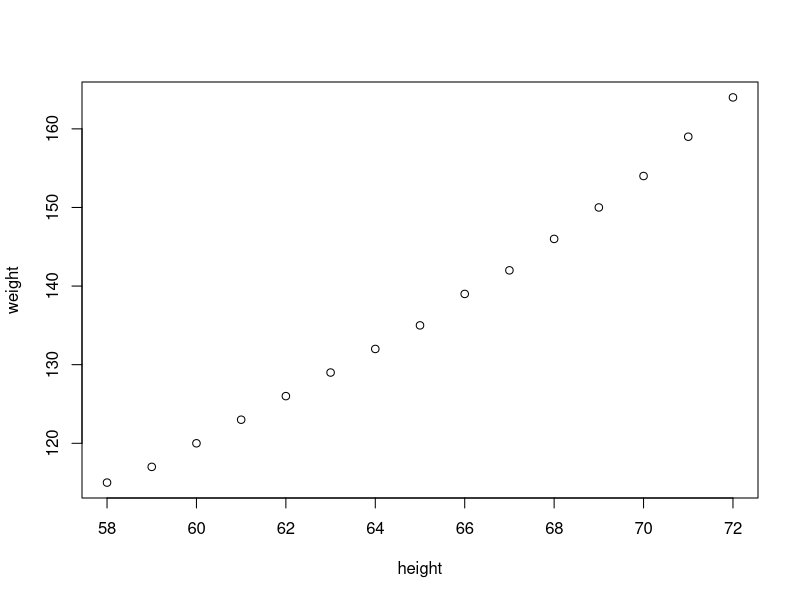
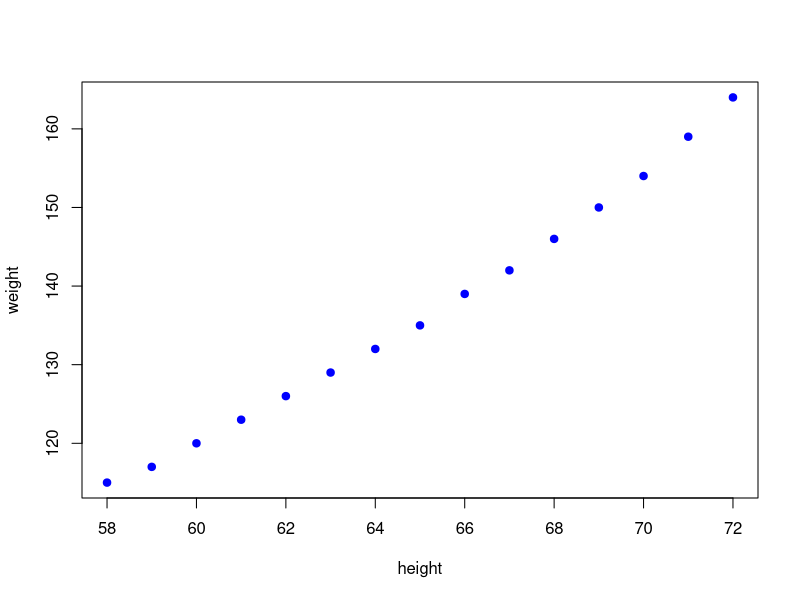
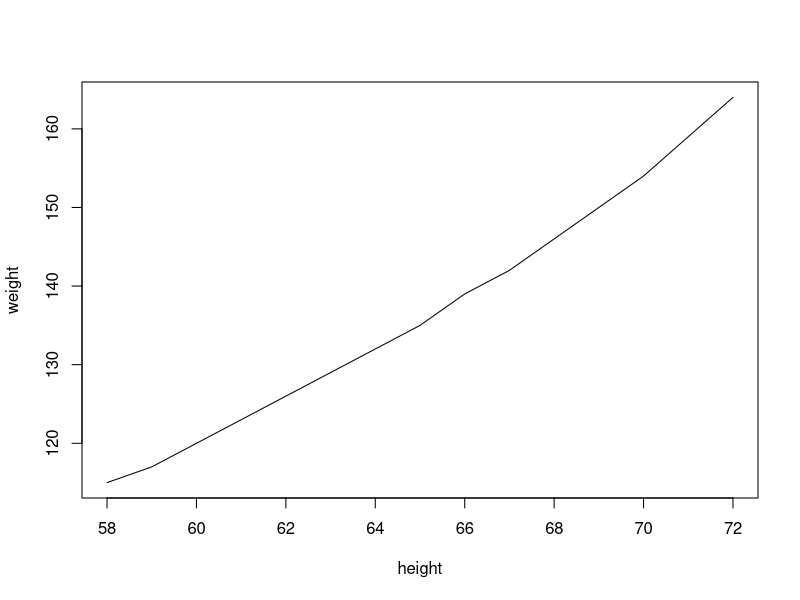
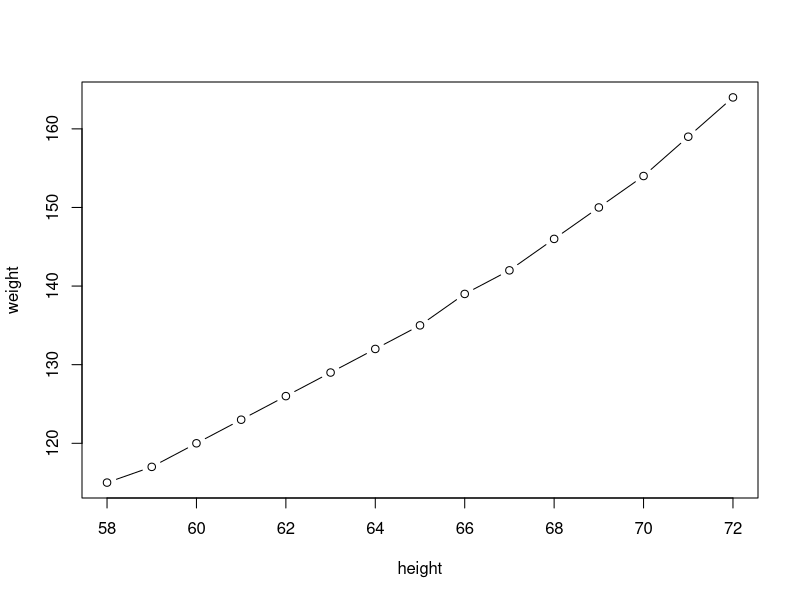
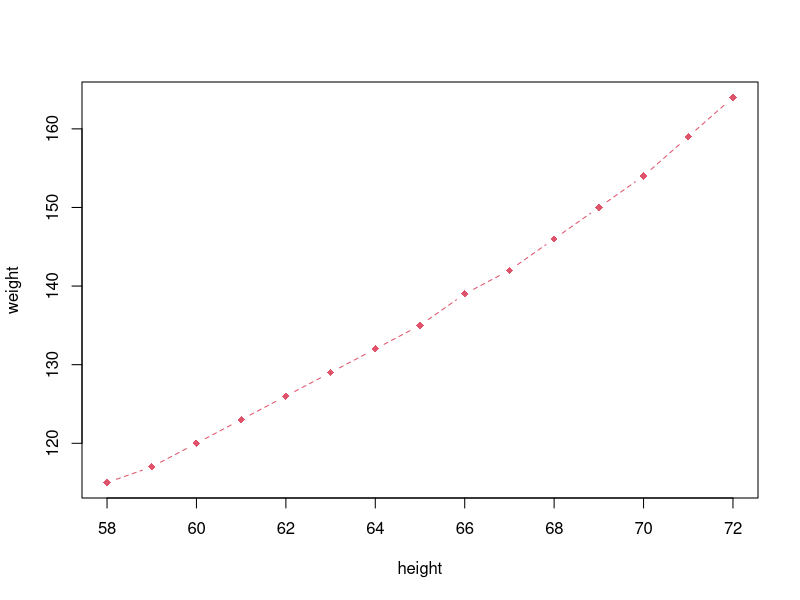
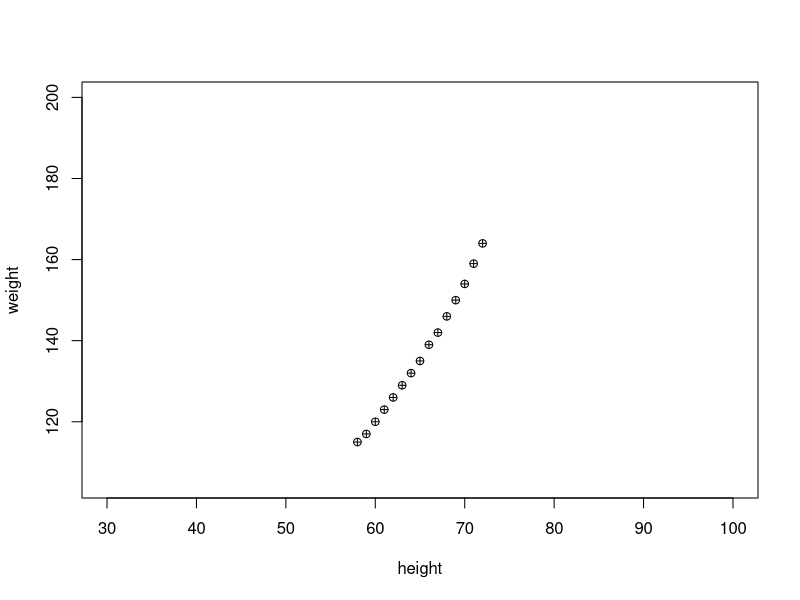
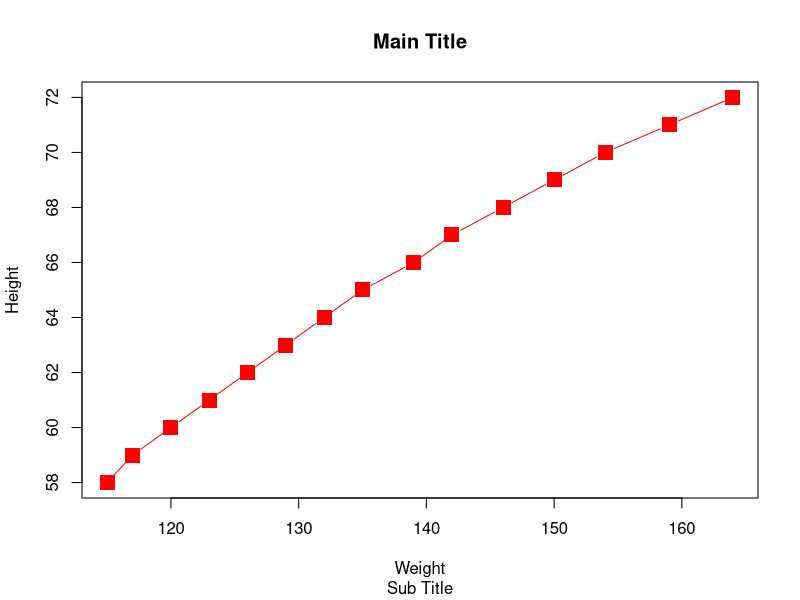
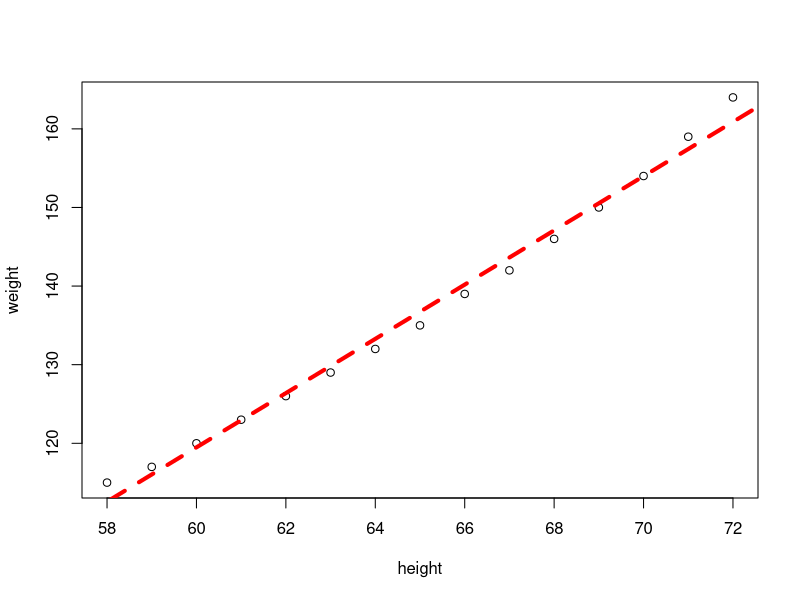

Source code (R) for these figures, in order: (Note: this script raises an error after producing the figures.)
# Combined Plots

#plot, histogram, pie, boxplot, linechart, correlation plot


#plot
women
plot(women)
plot(women, type='p', pch=19, col="blue")
plot(women, type='l')
plot(women, type='b')
plot(women, type='b', pch=18, lty=2, col=2)
plot(women, xlim=c(30,100), ylim=c(min(women$weight)-10, 200), pch=10)

#more features with plot
plot(x=women$weight, y=women$height, pch=15, xlab='Weight', ylab='Height', col='red', cex=2, type='b')
title(main='Main Title', sub='Sub Title')
#see cheat sheet on base graphs

plot(women)
abline(lm(women$weight ~ women$height), col='red', lty=2, lwd=4)


#boxplot
boxplot(women$height)
abline(h=c(58, 62,65,68,72))

#draw lines on plot for number summary
summary(women)
quantile(women$height)
quantile(women$height, seq(0,1,0.1))#every 10th percent
quantile(women$height, seq(0,1,0.01)) #percentile

stem(women$height) #stem plot


boxplot(women$height, col='green')
abline(h=quantile(women$height))
text(1+.2, quantile(women$height), labels=c('min','1Q','median','3Q','max'))

#histogram
hist(women$height)
hist(women$height, breaks=10)
hist(women$height, breaks=5, col=1:5)

#histogram2
(x = rnorm(100,50,10))
hist(x)

hist(x, freq=F, col=1:5)
lines(density(x))

#density plot : shape of data
plot(density(x), col='red')

#pie
gender
table(gender)
pie(table(gender))
x = c(10,20,40,50)
pie(x)
xlabels = c('A','B','C','D')
x/sum(x)
(labels2 = paste(xlabels, round(x/sum(x),2)*100, sep = '-'))
pie(x, labels=labels2)
x
#barplot
barplot(x,col=1:4)
barplot(x,col=1:4, horiz = T)

#correlation plot
pairs(women)
cor(women$height,women$weight) #corr: direction(+/-) and strength of relationship
cov(women$height,women$weight)
head(mtcars)
?mtcars

cor(mtcars)
names(mtcars)
pairs(mtcars)
pairs(mtcars[1:4])
options(digits=4)
 
pairs(mtcars[c('mpg','wt','hp')]) #only 3 colums are compared
